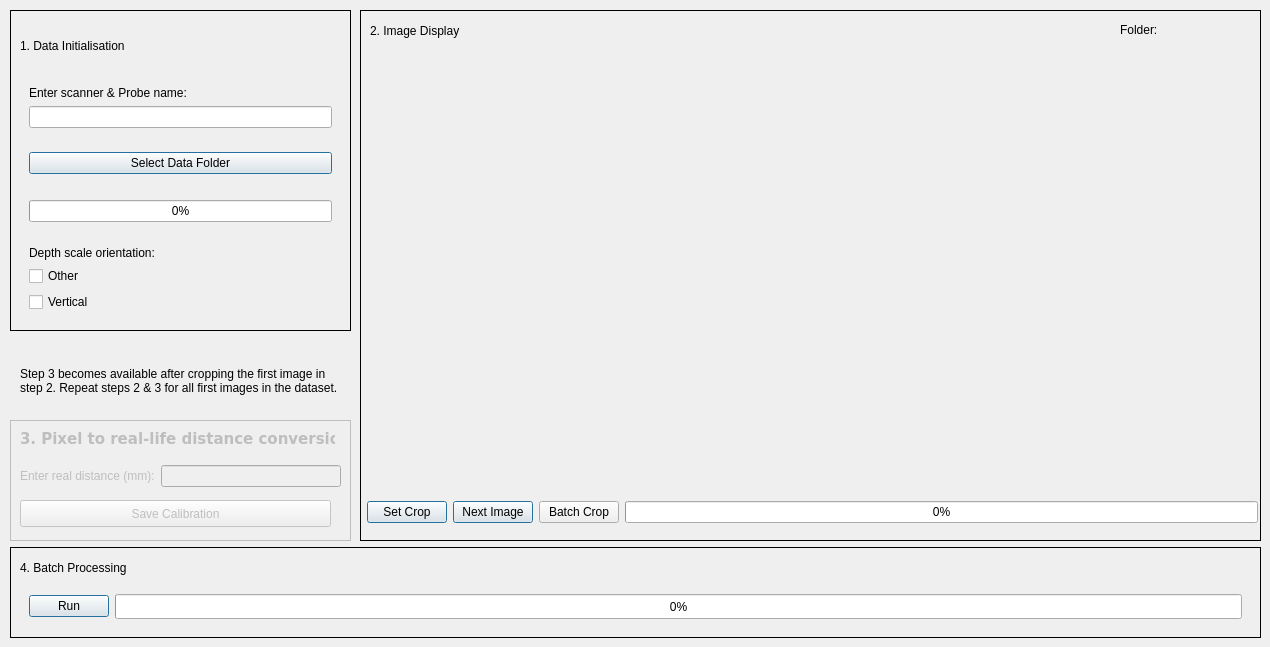
    <widget class="QWidget" name="tabProcessing">
     <attribute name="title">
      <string>Processing</string>
     </attribute>
     <widget class="QFrame" name="frameImageDisplay">
      <property name="geometry">
       <rect>
        <x>360</x>
        <y>10</y>
        <width>901</width>
        <height>531</height>
       </rect>
      </property>
      <property name="frameShape">
       <enum>QFrame::Shape::Box</enum>
      </property>
      <widget class="QLabel" name="lblImageDisplay">
       <property name="geometry">
        <rect>
         <x>10</x>
         <y>30</y>
         <width>881</width>
         <height>451</height>
        </rect>
       </property>
       <property name="sizePolicy">
        <sizepolicy hsizetype="Fixed" vsizetype="Fixed">
         <horstretch>0</horstretch>
         <verstretch>0</verstretch>
        </sizepolicy>
       </property>
       <property name="text">
        <string/>
       </property>
       <property name="scaledContents">
        <bool>true</bool>
       </property>
      </widget>
      <widget class="QWidget" name="widget_6" native="true">
       <property name="geometry">
        <rect>
         <x>7</x>
         <y>480</y>
         <width>891</width>
         <height>45</height>
        </rect>
       </property>
       <layout class="QHBoxLayout" name="horizontalLayout">
        <item>
         <widget class="QPushButton" name="btnSetCrop">
          <property name="text">
           <string>Set Crop</string>
          </property>
          <property name="default">
           <bool>true</bool>
          </property>
         </widget>
        </item>
        <item>
         <widget class="QPushButton" name="btnNextImage">
          <property name="text">
           <string>Next Image</string>
          </property>
          <property name="default">
           <bool>true</bool>
          </property>
         </widget>
        </item>
        <item>
         <widget class="QPushButton" name="btnBatchCrop">
          <property name="text">
           <string>Batch Crop</string>
          </property>
         </widget>
        </item>
        <item>
         <widget class="QProgressBar" name="progressBar_2">
          <property name="value">
           <number>0</number>
          </property>
         </widget>
        </item>
       </layout>
      </widget>
      <widget class="QLabel" name="label_18">
       <property name="geometry">
        <rect>
         <x>10</x>
         <y>10</y>
         <width>151</width>
         <height>21</height>
        </rect>
       </property>
       <property name="styleSheet">
        <string notr="true">font: 700 12pt &quot;Verdana&quot;;</string>
       </property>
       <property name="text">
        <string>2. Image Display</string>
       </property>
      </widget>
      <widget class="QLabel" name="lblFolderNumber">
       <property name="geometry">
        <rect>
         <x>830</x>
         <y>10</y>
         <width>61</width>
         <height>21</height>
        </rect>
       </property>
       <property name="text">
        <string/>
       </property>
      </widget>
      <widget class="QLabel" name="label_5">
       <property name="geometry">
        <rect>
         <x>760</x>
         <y>10</y>
         <width>61</width>
         <height>20</height>
        </rect>
       </property>
       <property name="text">
        <string>Folder:</string>
       </property>
      </widget>
     </widget>
     <widget class="QFrame" name="frameRunBatch">
      <property name="geometry">
       <rect>
        <x>10</x>
        <y>547</y>
        <width>1251</width>
        <height>91</height>
       </rect>
      </property>
      <property name="frameShape">
       <enum>QFrame::Shape::Box</enum>
      </property>
      <layout class="QVBoxLayout" name="verticalLayout">
       <item>
        <widget class="QLabel" name="label_10">
         <property name="styleSheet">
          <string notr="true">font: 700 12pt &quot;Verdana&quot;;</string>
         </property>
         <property name="text">
          <string>4. Batch Processing</string>
         </property>
        </widget>
       </item>
       <item>
        <widget class="QWidget" name="widget_7" native="true">
         <layout class="QHBoxLayout" name="horizontalLayout_2">
          <item>
           <widget class="QPushButton" name="btnRunBatch">
            <property name="text">
             <string>Run</string>
            </property>
            <property name="default">
             <bool>true</bool>
            </property>
           </widget>
          </item>
          <item>
           <widget class="QProgressBar" name="progressBar">
            <property name="sizePolicy">
             <sizepolicy hsizetype="Expanding" vsizetype="Ignored">
              <horstretch>0</horstretch>
              <verstretch>0</verstretch>
             </sizepolicy>
            </property>
            <property name="minimumSize">
             <size>
              <width>0</width>
              <height>25</height>
             </size>
            </property>
            <property name="value">
             <number>0</number>
            </property>
           </widget>
          </item>
         </layout>
        </widget>
       </item>
      </layout>
     </widget>
     <widget class="QFrame" name="frameDataInitialisation">
      <property name="geometry">
       <rect>
        <x>10</x>
        <y>10</y>
        <width>341</width>
        <height>321</height>
       </rect>
      </property>
      <property name="sizePolicy">
       <sizepolicy hsizetype="Fixed" vsizetype="Fixed">
        <horstretch>0</horstretch>
        <verstretch>0</verstretch>
       </sizepolicy>
      </property>
      <property name="styleSheet">
       <string notr="true"/>
      </property>
      <property name="frameShape">
       <enum>QFrame::Shape::Box</enum>
      </property>
      <property name="frameShadow">
       <enum>QFrame::Shadow::Plain</enum>
      </property>
      <property name="midLineWidth">
       <number>0</number>
      </property>
      <layout class="QVBoxLayout" name="verticalLayout_2">
       <item>
        <widget class="QLabel" name="label_14">
         <property name="styleSheet">
          <string notr="true">font: 700 12pt &quot;Verdana&quot;;</string>
         </property>
         <property name="text">
          <string>1. Data Initialisation</string>
         </property>
        </widget>
       </item>
       <item>
        <widget class="QWidget" name="widget_9" native="true">
         <layout class="QVBoxLayout" name="verticalLayout_6">
          <item>
           <widget class="QLabel" name="label_16">
            <property name="text">
             <string>Enter scanner &amp; Probe name:</string>
            </property>
           </widget>
          </item>
          <item>
           <widget class="QLineEdit" name="txtScannerName"/>
          </item>
         </layout>
        </widget>
       </item>
       <item>
        <widget class="QWidget" name="widget" native="true">
         <layout class="QVBoxLayout" name="verticalLayout_4">
          <item>
           <widget class="QPushButton" name="btnSelectFolder">
            <property name="autoFillBackground">
             <bool>false</bool>
            </property>
            <property name="text">
             <string>Select Data Folder</string>
            </property>
            <property name="autoDefault">
             <bool>false</bool>
            </property>
            <property name="default">
             <bool>true</bool>
            </property>
            <property name="flat">
             <bool>false</bool>
            </property>
           </widget>
          </item>
          <item>
           <widget class="QLabel" name="lblFolderPath">
            <property name="styleSheet">
             <string notr="true">font: italic 8pt &quot;Verdana&quot;;</string>
            </property>
            <property name="text">
             <string/>
            </property>
            <property name="wordWrap">
             <bool>true</bool>
            </property>
           </widget>
          </item>
          <item>
           <widget class="QProgressBar" name="progressBarVideo">
            <property name="value">
             <number>0</number>
            </property>
           </widget>
          </item>
         </layout>
        </widget>
       </item>
       <item>
        <widget class="QWidget" name="widget_5" native="true">
         <layout class="QVBoxLayout" name="verticalLayout_5">
          <item>
           <widget class="QLabel" name="label_9">
            <property name="text">
             <string>Depth scale orientation:</string>
            </property>
           </widget>
          </item>
          <item>
           <widget class="QCheckBox" name="checkOther">
            <property name="text">
             <string>Other</string>
            </property>
            <property name="tristate">
             <bool>false</bool>
            </property>
           </widget>
          </item>
          <item>
           <widget class="QCheckBox" name="checkVertical">
            <property name="text">
             <string>Vertical</string>
            </property>
           </widget>
          </item>
         </layout>
        </widget>
       </item>
      </layout>
     </widget>
     <widget class="QFrame" name="frameConversion">
      <property name="enabled">
       <bool>false</bool>
      </property>
      <property name="geometry">
       <rect>
        <x>10</x>
        <y>420</y>
        <width>341</width>
        <height>121</height>
       </rect>
      </property>
      <property name="frameShape">
       <enum>QFrame::Shape::Box</enum>
      </property>
      <widget class="QLabel" name="label_17">
       <property name="geometry">
        <rect>
         <x>10</x>
         <y>10</y>
         <width>315</width>
         <height>18</height>
        </rect>
       </property>
       <property name="font">
        <font>
         <family>Verdana</family>
         <pointsize>11</pointsize>
         <italic>false</italic>
         <bold>true</bold>
        </font>
       </property>
       <property name="styleSheet">
        <string notr="true">font: 700 11pt &quot;Verdana&quot;;</string>
       </property>
       <property name="text">
        <string>3. Pixel to real-life distance conversion</string>
       </property>
      </widget>
      <widget class="QWidget" name="widget_2" native="true">
       <property name="geometry">
        <rect>
         <x>10</x>
         <y>34</y>
         <width>321</width>
         <height>44</height>
        </rect>
       </property>
       <layout class="QHBoxLayout" name="horizontalLayout_5">
        <item>
         <widget class="QLabel" name="label_3">
          <property name="text">
           <string>Enter real distance (mm):</string>
          </property>
         </widget>
        </item>
        <item>
         <widget class="QLineEdit" name="txtDistanceMm"/>
        </item>
       </layout>
      </widget>
      <widget class="QPushButton" name="btnSaveCalibration">
       <property name="geometry">
        <rect>
         <x>10</x>
         <y>80</y>
         <width>311</width>
         <height>27</height>
        </rect>
       </property>
       <property name="text">
        <string>Save Calibration</string>
       </property>
       <property name="default">
        <bool>true</bool>
       </property>
      </widget>
     </widget>
     <widget class="QLabel" name="label_2">
      <property name="geometry">
       <rect>
        <x>20</x>
        <y>350</y>
        <width>321</width>
        <height>61</height>
       </rect>
      </property>
      <property name="styleSheet">
       <string notr="true">font: italic 9pt &quot;Verdana&quot;;</string>
      </property>
      <property name="text">
       <string>Step 3 becomes available after cropping the first image in step 2. Repeat steps 2 &amp; 3 for all first images in the dataset.</string>
      </property>
      <property name="wordWrap">
       <bool>true</bool>
      </property>
     </widget>
    </widget>
